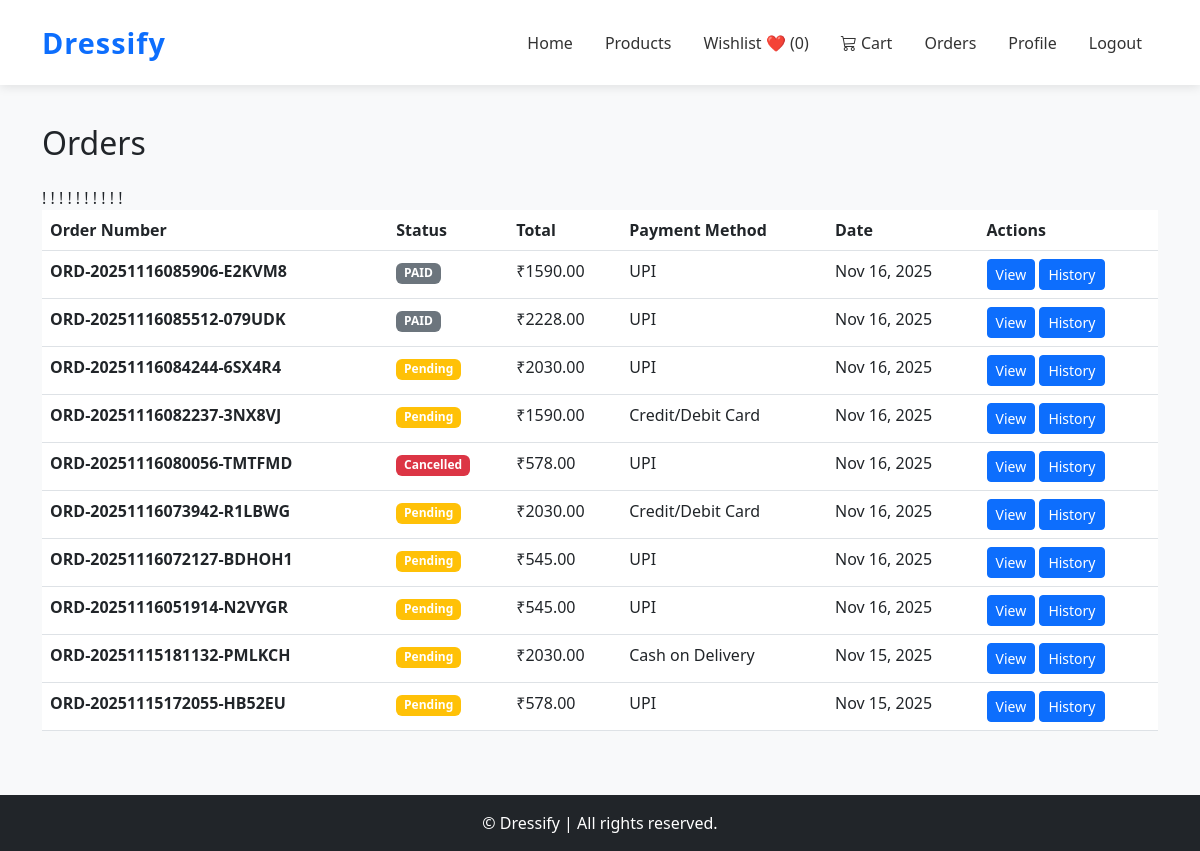
Screenshot of /orders/ (signed in) with the database file from the repository.
### orders/models.py (models this page shows, shortened)
class Order(models.Model):
    STATUS_CHOICES = [
        ('pending', 'Pending'),
        ('processing', 'Processing'),
        ('shipped', 'Shipped'),
        ('delivered', 'Delivered'),
        ('cancelled', 'Cancelled'),
        ('refunded', 'Refunded'),
    ]
    PAYMENT_METHOD_CHOICES = [
        ('cod', 'Cash on Delivery'),
        ('card', 'Credit/Debit Card'),
        ('upi', 'UPI'),
        ('netbanking', 'Net Banking'),
        ('wallet', 'Wallet'),
    ]
    user = models.ForeignKey(User, on_delete=models.CASCADE, related_name='orders')
    order_number = models.CharField(max_length=50, unique=True, editable=False)
    status = models.CharField(max_length=20, choices=STATUS_CHOICES, default='pending')
    subtotal = models.DecimalField(max_digits=10, decimal_places=2, validators=[MinValueValidator(Decimal('0.00'))])
    tax = models.DecimalField(max_digits=10, decimal_places=2, default=Decimal('0.00'), validators=[MinValueValidator(Decimal('0.00'))])
    shipping_cost = models.DecimalField(max_digits=10, decimal_places=2, default=Decimal('0.00'), validators=[MinValueValidator(Decimal('0.00'))])
    total = models.DecimalField(max_digits=10, decimal_places=2, validators=[MinValueValidator(Decimal('0.00'))])
    shipping_address = models.TextField()
    shipping_city = models.CharField(max_length=100)
    shipping_state = models.CharField(max_length=100)
    shipping_zip_code = models.CharField(max_length=20)
    shipping_country = models.CharField(max_length=100, default='India')
    shipping_phone = models.CharField(max_length=15)
    payment_method = models.CharField(max_length=20, choices=PAYMENT_METHOD_CHOICES, default='cod')
    payment_status = models.BooleanField(default=False)
    created_at = models.DateTimeField(auto_now_add=True)
    updated_at = models.DateTimeField(auto_now=True)
    class Meta:
        ordering = ['-created_at']
        indexes = [
            models.Index(fields=['order_number']),
            models.Index(fields=['user', '-created_at']),
            models.Index(fields=['status']),
        ]
    def get_status_badge_class(self):
        status_classes = {
            'pending': 'warning',
            'processing': 'info',
            'shipped': 'primary',
            'delivered': 'success',
            'cancelled': 'danger',
            'refunded': 'secondary',
        }
        return status_classes.get(self.status, 'secondary')
    def get_status_display_class(self):
        return self.get_status_badge_class()

### orders/views.py (the view)
# urls.py: path('', views.OrderListView.as_view(), name='list'),
class OrderListView(LoginRequiredMixin, View):
    template_name = 'orders/order_list.html'
    def get(self, request):
        if request.user.is_staff:
            orders = Order.objects.all().order_by('-created_at')
        else:
            orders = Order.objects.filter(user=request.user).order_by('-created_at')
        paginator = Paginator(orders, 10)
        page_obj = paginator.get_page(request.GET.get('page'))
        return render(request, self.template_name, {'orders': page_obj, 'page_title': 'Orders'})

### orders/templates/orders/Order_list.html (shortened to what this page needs)
{% extends 'base.html' %}
{% load static %}
{% block content %}
<div class="container my-5">
    <h2 class="mb-4">Orders</h2>
    {% if orders %}
    <div class="table-responsive">
        <table class="table table-hover">
            <thead>
                <tr>
                    <th>Order Number</th>
                    <th>Status</th>
                    <th>Total</th>
                    <th>Payment Method</th>
                    <th>Date</th>
                    <th>Actions</th>
                </tr>
            </thead>
            <tbody>
                {% for order in orders %}
                <tr>
                    <td><strong>{{ order.order_number }}</strong></td>
                    <td>
                        <span class="badge bg-{{ order.get_status_display_class }}">
                            {{ order.get_status_display }}
                        </span>
                    </td>
                    <td>₹{{ order.total }}</td>
                    <td>{{ order.get_payment_method_display }}</td>
                    <td>{{ order.created_at|date:"M d, Y" }}</td>
                !    <td>
                        <a href="{% url 'orders:detail' order.id %}" class="btn btn-sm btn-primary">View</a>
                        <a href="{% url 'orders:payment_history' %}" class="btn btn-sm btn-primary">History</a>
                    </td>
                </tr>
                {% endfor %}
            </tbody>
        </table>
    </div>
    {% else %}
    <div class="alert alert-info">
        <p class="mb-0">No orders found.</p>
    </div>
    {% endif %}
</div>
{% endblock %}

### Accounts/templates/base.html (shortened to what this page needs)
{% load static %}
<!DOCTYPE html>
<html lang="en">
<head>
    <link href="https://cdn.jsdelivr.net/npm/bootstrap@5.3.0/dist/css/bootstrap.min.css" rel="stylesheet">
    <link rel="stylesheet" href="https://cdn.jsdelivr.net/npm/bootstrap-icons@1.11.1/font/bootstrap-icons.css">
</head>
<body>
    <nav class="navbar navbar-expand-lg navbar-light">
        <div class="container">
            <a class="navbar-brand" href="{% url 'home' %}">Dressify</a>
            <div class="collapse navbar-collapse" id="navbarNav">
                <ul class="navbar-nav ms-auto align-items-center">
                    <li class="nav-item"><a class="nav-link" href="{% url 'home' %}">Home</a></li>
                    <li class="nav-item"><a class="nav-link" href="{% url 'products:product_list' %}">Products</a></li>
                    <li class="nav-item">
                        <a href="{% url 'wishlist:wishlist' %}" class="nav-link">
                            Wishlist ❤️ ({{ request.user.wishlist_items.count }})
                        </a>
                    </li>
                    <li class="nav-item position-relative">
                        <a class="nav-link" href="{% url 'cart:cart_view' %}">
                            <i class="bi bi-cart3"></i>
                            Cart
                        </a>
                    </li>
                    {% if user.is_authenticated %}
                    <li class="nav-item"><a class="nav-link" href="{% url 'orders:list' %}">Orders</a></li>
                    <li class="nav-item"><a class="nav-link" href="{% url 'profile' %}">Profile</a></li>
                    <li class="nav-item"><a class="nav-link" href="{% url 'logout' %}">Logout</a></li>
                    {% else %}
                    <li class="nav-item"><a class="nav-link" href="{% url 'login' %}">Login</a></li>
                    <li class="nav-item"><a class="nav-link" href="{% url 'register' %}">Register</a></li>
                    {% endif %}
                </ul>
            </div>
        </div>
    </nav>
    {% block content %}{% endblock %}
    <footer>
        <div class="container">
            <p class="mb-0">&copy; {{ now|date:"Y" }} Dressify | All rights reserved.</p>
        </div>
    </footer>
</body>
</html>

### Accounts/templates/base.html (style rules this page uses)
body { background-color: #f8f9fa; padding-top: 76px; }
.navbar { background-color: #ffffff !important; box-shadow: 0 2px 10px rgba(0, 0, 0, 0.1); padding: 1rem 0; position: fixed; top: 0; left: 0; right: 0; width: 100%; z-index: 1000; }
.navbar-brand { font-weight: bold; color: #0d6efd !important; font-size: 1.8rem; letter-spacing: 1px; transition: color 0.3s ease; }
.navbar-nav .nav-link { color: #333 !important; font-weight: 500; margin: 0 0.5rem; transition: color 0.3s ease; position: relative; }
.navbar-nav .nav-link::after { content: ''; position: absolute; width: 0; height: 2px; bottom: 0; left: 50%; background-color: #0d6efd; transition: all 0.3s ease; transform: translateX(-50%); }
footer { background: #212529; color: white; text-align: center; padding: 1rem 0; margin-top: 3rem; }

### rows the page displays
Order: order_number "ORD-20251116085906-E2KVM8", status "PAID", total "1590.00", payment_method "UPI", created_at "Nov 16, 2025"
Order: order_number "ORD-20251116085512-079UDK", status "PAID", total "2228.00", payment_method "UPI", created_at "Nov 16, 2025"
Order: order_number "ORD-20251116084244-6SX4R4", status "Pending", total "2030.00", payment_method "UPI", created_at "Nov 16, 2025"
Order: order_number "ORD-20251116082237-3NX8VJ", status "Pending", total "1590.00", payment_method "Credit/Debit Card", created_at "Nov 16, 2025"
Order: order_number "ORD-20251116080056-TMTFMD", status "Cancelled", total "578.00", payment_method "UPI", created_at "Nov 16, 2025"
Order: order_number "ORD-20251116073942-R1LBWG", status "Pending", total "2030.00", payment_method "Credit/Debit Card", created_at "Nov 16, 2025"
Order: order_number "ORD-20251116072127-BDHOH1", status "Pending", total "545.00", payment_method "UPI", created_at "Nov 16, 2025"
Order: order_number "ORD-20251116051914-N2VYGR", status "Pending", total "545.00", payment_method "UPI", created_at "Nov 16, 2025"
Order: order_number "ORD-20251115181132-PMLKCH", status "Pending", total "2030.00", payment_method "Cash on Delivery", created_at "Nov 15, 2025"
Order: order_number "ORD-20251115172055-HB52EU", status "Pending", total "578.00", payment_method "UPI", created_at "Nov 15, 2025"

### other values shown
{{ request.user.wishlist_items.count }} "0"
